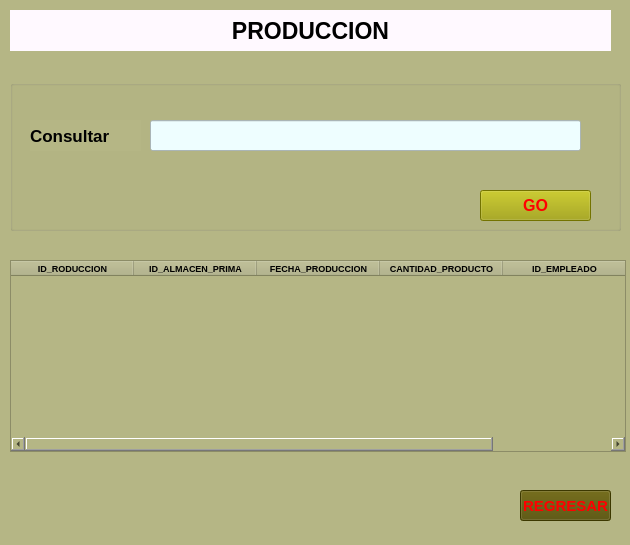
<?xml version="1.0" encoding="UTF-8"?>
<ui version="4.0">
 <class>MainWindow</class>
 <widget class="QMainWindow" name="MainWindow">
  <property name="geometry">
   <rect>
    <x>0</x>
    <y>0</y>
    <width>630</width>
    <height>545</height>
   </rect>
  </property>
  <property name="minimumSize">
   <size>
    <width>630</width>
    <height>545</height>
   </size>
  </property>
  <property name="maximumSize">
   <size>
    <width>630</width>
    <height>545</height>
   </size>
  </property>
  <property name="windowTitle">
   <string>MainWindow</string>
  </property>
  <property name="styleSheet">
   <string notr="true">background-color: rgb(181, 182, 133);</string>
  </property>
  <widget class="QWidget" name="centralwidget">
   <widget class="QLabel" name="produccion">
    <property name="geometry">
     <rect>
      <x>10</x>
      <y>10</y>
      <width>601</width>
      <height>41</height>
     </rect>
    </property>
    <property name="font">
     <font>
      <pointsize>17</pointsize>
      <weight>75</weight>
      <bold>true</bold>
     </font>
    </property>
    <property name="styleSheet">
     <string notr="true">background-color: rgb(255, 249, 255);</string>
    </property>
    <property name="text">
     <string>PRODUCCION</string>
    </property>
    <property name="alignment">
     <set>Qt::AlignCenter</set>
    </property>
   </widget>
   <widget class="QGroupBox" name="groupBox">
    <property name="geometry">
     <rect>
      <x>10</x>
      <y>80</y>
      <width>611</width>
      <height>151</height>
     </rect>
    </property>
    <property name="styleSheet">
     <string notr="true">border-color: rgb(191, 191, 143)</string>
    </property>
    <property name="title">
     <string/>
    </property>
    <widget class="QLabel" name="label">
     <property name="geometry">
      <rect>
       <x>20</x>
       <y>40</y>
       <width>111</width>
       <height>31</height>
      </rect>
     </property>
     <property name="font">
      <font>
       <pointsize>13</pointsize>
       <weight>75</weight>
       <bold>true</bold>
      </font>
     </property>
     <property name="text">
      <string>Consultar</string>
     </property>
    </widget>
    <widget class="QLineEdit" name="lineEdit">
     <property name="geometry">
      <rect>
       <x>140</x>
       <y>40</y>
       <width>431</width>
       <height>31</height>
      </rect>
     </property>
     <property name="styleSheet">
      <string notr="true">background-color: rgb(238, 254, 255);</string>
     </property>
    </widget>
    <widget class="QPushButton" name="pushButton">
     <property name="geometry">
      <rect>
       <x>470</x>
       <y>110</y>
       <width>111</width>
       <height>31</height>
      </rect>
     </property>
     <property name="font">
      <font>
       <pointsize>12</pointsize>
       <weight>75</weight>
       <bold>true</bold>
      </font>
     </property>
     <property name="styleSheet">
      <string notr="true">color: rgb(255, 0, 0);
background-color: rgb(161, 161, 0);</string>
     </property>
     <property name="text">
      <string>GO</string>
     </property>
    </widget>
   </widget>
   <widget class="QTableWidget" name="tableWidget">
    <property name="geometry">
     <rect>
      <x>10</x>
      <y>260</y>
      <width>616</width>
      <height>192</height>
     </rect>
    </property>
    <property name="minimumSize">
     <size>
      <width>401</width>
      <height>0</height>
     </size>
    </property>
    <property name="maximumSize">
     <size>
      <width>616</width>
      <height>192</height>
     </size>
    </property>
    <property name="font">
     <font>
      <pointsize>8</pointsize>
      <weight>50</weight>
      <bold>false</bold>
     </font>
    </property>
    <property name="styleSheet">
     <string notr="true">tableWidget1 = new QTableWidget(12);</string>
    </property>
    <property name="autoScroll">
     <bool>true</bool>
    </property>
    <property name="rowCount">
     <number>0</number>
    </property>
    <property name="columnCount">
     <number>5</number>
    </property>
    <attribute name="horizontalHeaderDefaultSectionSize">
     <number>123</number>
    </attribute>
    <attribute name="horizontalHeaderHighlightSections">
     <bool>true</bool>
    </attribute>
    <column>
     <property name="text">
      <string>ID_RODUCCION</string>
     </property>
     <property name="font">
      <font>
       <pointsize>7</pointsize>
       <weight>75</weight>
       <bold>true</bold>
      </font>
     </property>
    </column>
    <column>
     <property name="text">
      <string>ID_ALMACEN_PRIMA</string>
     </property>
     <property name="font">
      <font>
       <pointsize>7</pointsize>
       <weight>75</weight>
       <bold>true</bold>
      </font>
     </property>
    </column>
    <column>
     <property name="text">
      <string>FECHA_PRODUCCION</string>
     </property>
     <property name="font">
      <font>
       <pointsize>7</pointsize>
       <weight>75</weight>
       <bold>true</bold>
      </font>
     </property>
    </column>
    <column>
     <property name="text">
      <string>CANTIDAD_PRODUCTO</string>
     </property>
     <property name="font">
      <font>
       <pointsize>7</pointsize>
       <weight>75</weight>
       <bold>true</bold>
      </font>
     </property>
    </column>
    <column>
     <property name="text">
      <string>ID_EMPLEADO</string>
     </property>
     <property name="font">
      <font>
       <pointsize>7</pointsize>
       <weight>75</weight>
       <bold>true</bold>
      </font>
     </property>
    </column>
   </widget>
   <widget class="QPushButton" name="pushButton_2">
    <property name="geometry">
     <rect>
      <x>520</x>
      <y>490</y>
      <width>91</width>
      <height>31</height>
     </rect>
    </property>
    <property name="font">
     <font>
      <pointsize>11</pointsize>
      <weight>75</weight>
      <bold>true</bold>
     </font>
    </property>
    <property name="styleSheet">
     <string notr="true">background-color: rgb(84, 78, 0);
color: rgb(255, 0, 0);</string>
    </property>
    <property name="text">
     <string>REGRESAR</string>
    </property>
   </widget>
  </widget>
 </widget>
 <resources/>
 <connections/>
</ui>
